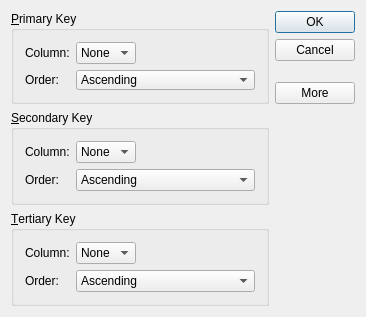
<?xml version="1.0" encoding="UTF-8"?>
<ui version="4.0">
 <class>SortDialog</class>
 <widget class="QDialog" name="SortDialog">
  <property name="geometry">
   <rect>
    <x>0</x>
    <y>0</y>
    <width>366</width>
    <height>315</height>
   </rect>
  </property>
  <property name="windowTitle">
   <string>SortDialog</string>
  </property>
  <layout class="QGridLayout" name="gridLayout_4">
   <item row="1" column="0">
    <spacer name="verticalSpacer">
     <property name="orientation">
      <enum>Qt::Vertical</enum>
     </property>
     <property name="sizeHint" stdset="0">
      <size>
       <width>20</width>
       <height>42</height>
      </size>
     </property>
    </spacer>
   </item>
   <item row="3" column="0">
    <widget class="QGroupBox" name="tertiaryGroupBox">
     <property name="title">
      <string>&amp;Tertiary Key</string>
     </property>
     <layout class="QGridLayout" name="gridLayout_3">
      <item row="0" column="0">
       <widget class="QLabel" name="tertiaryColumnLabel">
        <property name="text">
         <string>Column:</string>
        </property>
       </widget>
      </item>
      <item row="0" column="1">
       <widget class="QComboBox" name="tertiaryColumnCombo">
        <item>
         <property name="text">
          <string>None</string>
         </property>
        </item>
       </widget>
      </item>
      <item row="0" column="2">
       <spacer name="horizontalSpacer_3">
        <property name="orientation">
         <enum>Qt::Horizontal</enum>
        </property>
        <property name="sizeHint" stdset="0">
         <size>
          <width>40</width>
          <height>20</height>
         </size>
        </property>
       </spacer>
      </item>
      <item row="1" column="0">
       <widget class="QLabel" name="tertiaryOrderLabel">
        <property name="text">
         <string>Order:</string>
        </property>
       </widget>
      </item>
      <item row="1" column="1" colspan="2">
       <widget class="QComboBox" name="tertiaryOrderCombo">
        <item>
         <property name="text">
          <string>Ascending</string>
         </property>
        </item>
        <item>
         <property name="text">
          <string>Descending</string>
         </property>
        </item>
       </widget>
      </item>
     </layout>
    </widget>
   </item>
   <item row="0" column="0">
    <widget class="QGroupBox" name="primaryGroupBox">
     <property name="title">
      <string>&amp;Primary Key</string>
     </property>
     <layout class="QGridLayout" name="gridLayout">
      <item row="0" column="0">
       <widget class="QLabel" name="primaryColumnLabel">
        <property name="text">
         <string>Column:</string>
        </property>
       </widget>
      </item>
      <item row="1" column="0">
       <widget class="QLabel" name="primaryOrderLabel">
        <property name="text">
         <string>Order:</string>
        </property>
       </widget>
      </item>
      <item row="0" column="1">
       <widget class="QComboBox" name="primaryColumnCombo">
        <item>
         <property name="text">
          <string>None</string>
         </property>
        </item>
       </widget>
      </item>
      <item row="0" column="2">
       <spacer name="horizontalSpacer">
        <property name="orientation">
         <enum>Qt::Horizontal</enum>
        </property>
        <property name="sizeHint" stdset="0">
         <size>
          <width>104</width>
          <height>20</height>
         </size>
        </property>
       </spacer>
      </item>
      <item row="1" column="1" colspan="2">
       <widget class="QComboBox" name="primaryOrderCombo">
        <property name="minimumSize">
         <size>
          <width>0</width>
          <height>20</height>
         </size>
        </property>
        <item>
         <property name="text">
          <string>Ascending</string>
         </property>
        </item>
        <item>
         <property name="text">
          <string>Descending</string>
         </property>
        </item>
       </widget>
      </item>
     </layout>
    </widget>
   </item>
   <item row="0" column="1" rowspan="2">
    <layout class="QVBoxLayout" name="verticalLayout">
     <item>
      <widget class="QPushButton" name="okButton">
       <property name="text">
        <string>OK</string>
       </property>
      </widget>
     </item>
     <item>
      <widget class="QPushButton" name="cancelButton">
       <property name="text">
        <string>Cancel</string>
       </property>
      </widget>
     </item>
     <item>
      <spacer name="verticalSpacer_2">
       <property name="orientation">
        <enum>Qt::Vertical</enum>
       </property>
       <property name="sizeHint" stdset="0">
        <size>
         <width>20</width>
         <height>0</height>
        </size>
       </property>
      </spacer>
     </item>
     <item>
      <widget class="QPushButton" name="moreButton">
       <property name="text">
        <string>More</string>
       </property>
       <property name="checkable">
        <bool>true</bool>
       </property>
      </widget>
     </item>
    </layout>
   </item>
   <item row="2" column="0">
    <widget class="QGroupBox" name="secondaryGroupBox">
     <property name="title">
      <string>&amp;Secondary Key</string>
     </property>
     <layout class="QGridLayout" name="gridLayout_2">
      <item row="0" column="0">
       <widget class="QLabel" name="secondaryColumnLabel">
        <property name="text">
         <string>Column:</string>
        </property>
       </widget>
      </item>
      <item row="0" column="1">
       <widget class="QComboBox" name="secondaryColumnCombo">
        <item>
         <property name="text">
          <string>None</string>
         </property>
        </item>
       </widget>
      </item>
      <item row="0" column="2">
       <spacer name="horizontalSpacer_2">
        <property name="orientation">
         <enum>Qt::Horizontal</enum>
        </property>
        <property name="sizeHint" stdset="0">
         <size>
          <width>40</width>
          <height>20</height>
         </size>
        </property>
       </spacer>
      </item>
      <item row="1" column="0">
       <widget class="QLabel" name="secondaryOrderLabel">
        <property name="text">
         <string>Order:</string>
        </property>
       </widget>
      </item>
      <item row="1" column="1" colspan="2">
       <widget class="QComboBox" name="secondaryOrderCombo">
        <item>
         <property name="text">
          <string>Ascending</string>
         </property>
        </item>
        <item>
         <property name="text">
          <string>Descending</string>
         </property>
        </item>
       </widget>
      </item>
     </layout>
    </widget>
   </item>
  </layout>
 </widget>
 <layoutdefault spacing="6" margin="11"/>
 <resources/>
 <connections>
  <connection>
   <sender>okButton</sender>
   <signal>clicked()</signal>
   <receiver>SortDialog</receiver>
   <slot>accept()</slot>
   <hints>
    <hint type="sourcelabel">
     <x>314</x>
     <y>26</y>
    </hint>
    <hint type="destinationlabel">
     <x>100</x>
     <y>95</y>
    </hint>
   </hints>
  </connection>
  <connection>
   <sender>cancelButton</sender>
   <signal>clicked()</signal>
   <receiver>SortDialog</receiver>
   <slot>reject()</slot>
   <hints>
    <hint type="sourcelabel">
     <x>343</x>
     <y>56</y>
    </hint>
    <hint type="destinationlabel">
     <x>138</x>
     <y>108</y>
    </hint>
   </hints>
  </connection>
  <connection>
   <sender>moreButton</sender>
   <signal>toggled(bool)</signal>
   <receiver>secondaryGroupBox</receiver>
   <slot>setVisible(bool)</slot>
   <hints>
    <hint type="sourcelabel">
     <x>323</x>
     <y>130</y>
    </hint>
    <hint type="destinationlabel">
     <x>273</x>
     <y>185</y>
    </hint>
   </hints>
  </connection>
  <connection>
   <sender>moreButton</sender>
   <signal>toggled(bool)</signal>
   <receiver>tertiaryGroupBox</receiver>
   <slot>setVisible(bool)</slot>
   <hints>
    <hint type="sourcelabel">
     <x>322</x>
     <y>127</y>
    </hint>
    <hint type="destinationlabel">
     <x>272</x>
     <y>270</y>
    </hint>
   </hints>
  </connection>
 </connections>
</ui>
